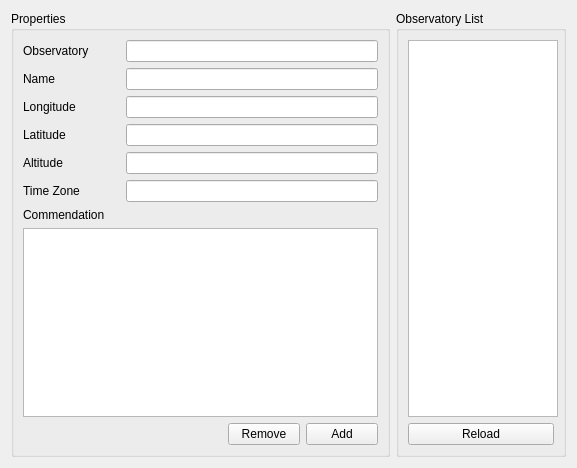
<?xml version="1.0" encoding="UTF-8"?>
<ui version="4.0">
 <class>Form</class>
 <widget class="QWidget" name="Form">
  <property name="geometry">
   <rect>
    <x>0</x>
    <y>0</y>
    <width>577</width>
    <height>468</height>
   </rect>
  </property>
  <property name="windowTitle">
   <string>Observatory</string>
  </property>
  <layout class="QGridLayout" name="gridLayout">
   <item row="0" column="0">
    <widget class="QGroupBox" name="groupBox_12">
     <property name="title">
      <string>Properties</string>
     </property>
     <layout class="QGridLayout" name="gridLayout_46">
      <item row="0" column="0">
       <widget class="QLabel" name="label_20">
        <property name="text">
         <string>Observatory</string>
        </property>
       </widget>
      </item>
      <item row="0" column="1" colspan="3">
       <widget class="QLineEdit" name="observatory_abbreviation"/>
      </item>
      <item row="1" column="0">
       <widget class="QLabel" name="label_21">
        <property name="text">
         <string>Name</string>
        </property>
       </widget>
      </item>
      <item row="1" column="1" colspan="3">
       <widget class="QLineEdit" name="observatory_name"/>
      </item>
      <item row="2" column="0">
       <widget class="QLabel" name="label_22">
        <property name="text">
         <string>Longitude</string>
        </property>
       </widget>
      </item>
      <item row="2" column="1" colspan="3">
       <widget class="QLineEdit" name="observatory_longitude"/>
      </item>
      <item row="3" column="0">
       <widget class="QLabel" name="label_23">
        <property name="text">
         <string>Latitude</string>
        </property>
       </widget>
      </item>
      <item row="3" column="1" colspan="3">
       <widget class="QLineEdit" name="observatory_latitude"/>
      </item>
      <item row="4" column="0">
       <widget class="QLabel" name="label_24">
        <property name="text">
         <string>Altitude</string>
        </property>
       </widget>
      </item>
      <item row="4" column="1" colspan="3">
       <widget class="QLineEdit" name="observatory_altitude"/>
      </item>
      <item row="5" column="0">
       <widget class="QLabel" name="label_26">
        <property name="text">
         <string>Time Zone</string>
        </property>
       </widget>
      </item>
      <item row="5" column="1" colspan="3">
       <widget class="QLineEdit" name="observatory_timezone"/>
      </item>
      <item row="6" column="0">
       <widget class="QLabel" name="label_25">
        <property name="text">
         <string>Commendation</string>
        </property>
       </widget>
      </item>
      <item row="7" column="0" colspan="4">
       <widget class="QPlainTextEdit" name="observatory_commend"/>
      </item>
      <item row="8" column="0" colspan="2">
       <spacer name="horizontalSpacer_2">
        <property name="orientation">
         <enum>Qt::Horizontal</enum>
        </property>
        <property name="sizeHint" stdset="0">
         <size>
          <width>377</width>
          <height>20</height>
         </size>
        </property>
       </spacer>
      </item>
      <item row="8" column="2">
       <widget class="QPushButton" name="observatory_remove">
        <property name="minimumSize">
         <size>
          <width>72</width>
          <height>0</height>
         </size>
        </property>
        <property name="maximumSize">
         <size>
          <width>72</width>
          <height>16777215</height>
         </size>
        </property>
        <property name="text">
         <string>Remove</string>
        </property>
       </widget>
      </item>
      <item row="8" column="3">
       <widget class="QPushButton" name="observatory_add">
        <property name="minimumSize">
         <size>
          <width>72</width>
          <height>0</height>
         </size>
        </property>
        <property name="maximumSize">
         <size>
          <width>72</width>
          <height>16777215</height>
         </size>
        </property>
        <property name="text">
         <string>Add</string>
        </property>
       </widget>
      </item>
     </layout>
    </widget>
   </item>
   <item row="0" column="1">
    <widget class="QGroupBox" name="groupBox_11">
     <property name="minimumSize">
      <size>
       <width>170</width>
       <height>0</height>
      </size>
     </property>
     <property name="maximumSize">
      <size>
       <width>170</width>
       <height>16777215</height>
      </size>
     </property>
     <property name="title">
      <string>Observatory List</string>
     </property>
     <layout class="QGridLayout" name="gridLayout_36">
      <item row="0" column="0">
       <widget class="QListWidget" name="observatory_list">
        <property name="minimumSize">
         <size>
          <width>150</width>
          <height>0</height>
         </size>
        </property>
        <property name="maximumSize">
         <size>
          <width>150</width>
          <height>16777215</height>
         </size>
        </property>
        <property name="selectionMode">
         <enum>QAbstractItemView::ExtendedSelection</enum>
        </property>
       </widget>
      </item>
      <item row="1" column="0">
       <widget class="QPushButton" name="observatory_reload">
        <property name="text">
         <string>Reload</string>
        </property>
       </widget>
      </item>
     </layout>
    </widget>
   </item>
  </layout>
 </widget>
 <resources/>
 <connections/>
</ui>
